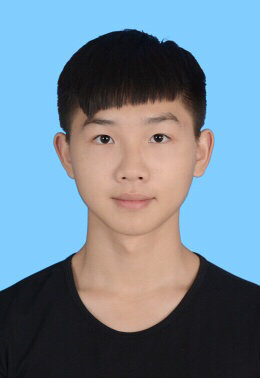
#> input picture b68_adaboost_class/face.jpg, 260 x 378 px
$ python b68_adaboost_class.py
#> lines starting #> are read from the running program, lines starting #| are printed output that depends on the picture; after the words box and inside, x2 and y2 are one past the last pixel; in counts of white or black regions, pixels touching at a corner belong together
'''
adaboost 训练
1.初始化数据权值分布
    苹果  苹果 苹果 香蕉
权值:0.1  0.1  0.1 0.1

2.遍历阈值
    会算出一系列的误差概率  找到最小的minP
    minP对应的权值 t
3.G1(x)
    计算权重系数
4.更新 权值分布 update
    苹果  苹果 苹果 香蕉
权值:0.2  0.2  0.2 0.7

5.训练终止条件 1.for循环结束 2.P满足了情况，就结束
'''

'''
基于Haar+Adaboost 人脸识别
1.加载 .xml文件
2.加载图片
3.haar训练(官方已经完成) 将图片灰度
4.检测 人脸、眼睛
5.用方框圈住  脸和眼睛

'''
import cv2
import numpy as np
# 加载xml文件
face_xml = cv2.CascadeClassifier('haarcascade_frontalface_default.xml')
eye_xml = cv2.CascadeClassifier('haarcascade_eye.xml')

# 加载图片 灰度图片
img = cv2.imread('face.jpg')
#> img is the input picture: shape (378, 260, 3); mean B, G, R 149.1, 132.9, 111.8
cv2.imshow('src',img)

gray =  cv2.cvtColor(img,cv2.COLOR_BGR2GRAY)
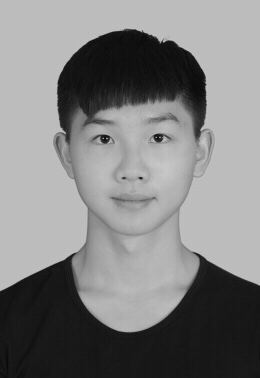
#> gray: shape (378, 260); min 8, max 201, mean 128.5
faces = face_xml.detectMultiScale(gray,1.3,5) #灰度图片，(BP缩放)缩放系数，目标大小(不得小于5个像素)
#> faces = [[50, 73, 167, 167]]
print('face = ',len(faces))                   #打印人脸数
#| face =  1
# 画方框
for (x,y,w,h) in faces:
    cv2.rectangle(img,(x,y),(x+w,y+h),(255,0,0),2) #画矩形（图片，起点，终点，颜色，宽度）
    roi_face = gray[y:y+h,x:x+w]                   #在灰度图片中，获取脸部位置
    roi_color = img[y:y+h,x:x+w]                   #在彩色图片中，获取脸部位置

    eyes = eye_xml.detectMultiScale(roi_face)      #检测眼睛
    print('eyes = ',len(eyes))

    for (e_x,e_y,e_w,e_h) in eyes:
        cv2.rectangle(roi_color,(e_x,e_y),(e_x+e_w,e_y+e_h),(0,255,0),2)
#> this loop made 1 pass
#> (x, y, w, h, eyes) on pass 1: (50, 73, 167, 167, [[33, 47, 39, 39], [90, 47, 36, 36], [61, 94, 22, 22]])
#| eyes =  3
#> pass 1, `roi_face = gray[y:y+h,x:x+w]`:
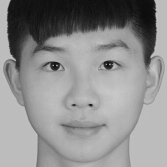
#> roi_face: shape (167, 167); min 10, max 201, mean 141.1
#> pass 1, `roi_color = img[y:y+h,x:x+w]`:
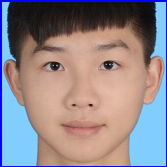
#> roi_color: shape (167, 167, 3); mean B, G, R 140.7, 133.6, 143.1
#> after the loop:
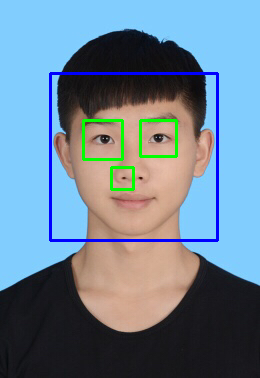
#> img: shape (378, 260, 3); 3.21% of pixels changed, all inside (x1, y1, x2, y2) = (49, 72, 219, 242)
#> after the loop:
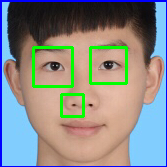
#> roi_color: shape (167, 167, 3); 4.13% of pixels changed, all inside (x1, y1, x2, y2) = (32, 46, 128, 118)
cv2.imshow('dst',img)
cv2.waitKey(0)

'''
可以看出，识别率并不高，把鼻子也当成眼睛了
'''
